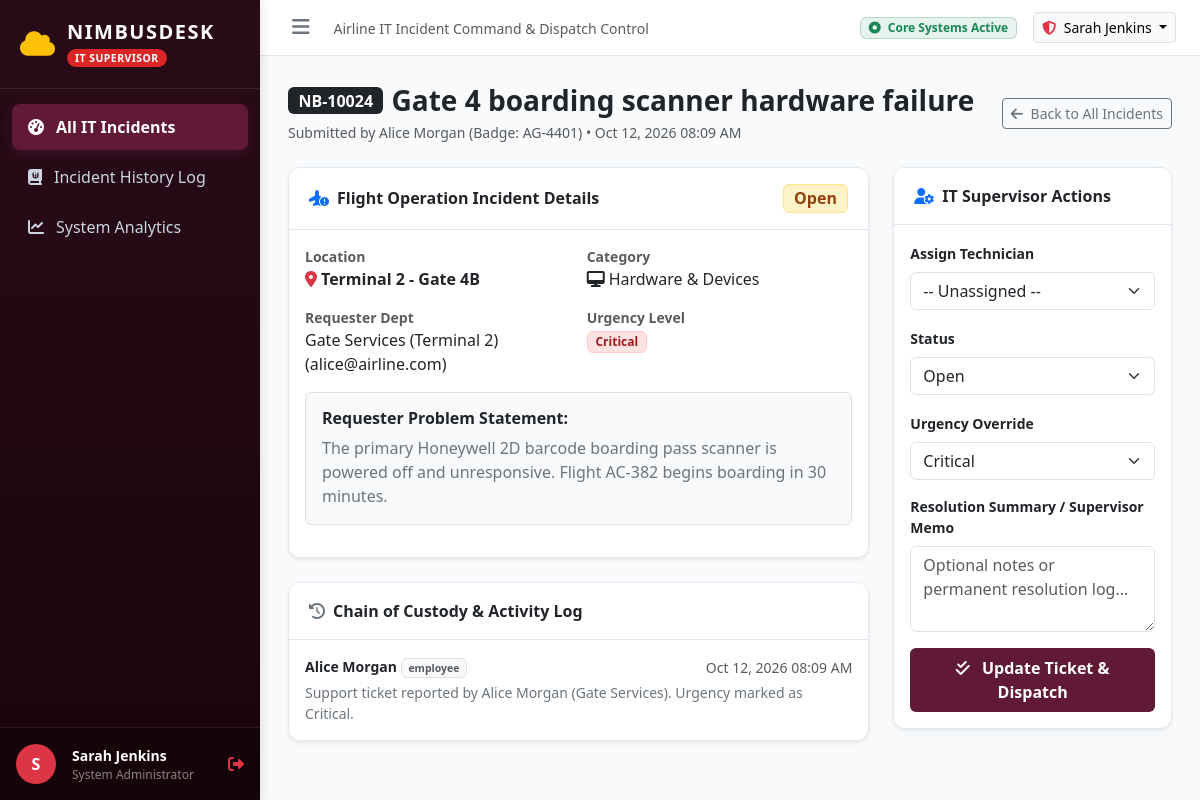
Page /admin/index.php?page=manage&id=1 (signed in) on the committed database.
### tables this page shows
CREATE TABLE IF NOT EXISTS `tickets` (
    `id` INT AUTO_INCREMENT PRIMARY KEY,
    `ticket_code` VARCHAR(20) NOT NULL UNIQUE,
    `user_id` INT NOT NULL,
    `category_id` INT NOT NULL,
    `urgency` ENUM('Low', 'Medium', 'High', 'Critical') NOT NULL DEFAULT 'Medium',
    `location` VARCHAR(150) NOT NULL,
    `subject` VARCHAR(255) NOT NULL,
    `description` TEXT NOT NULL,
    `attachment` VARCHAR(255) NULL,
    `status` ENUM('Open', 'In Progress', 'Resolved', 'Closed') NOT NULL DEFAULT 'Open',
    `assigned_to` INT NULL,
    `resolution_summary` TEXT NULL,
    `created_at` TIMESTAMP DEFAULT CURRENT_TIMESTAMP,
    `updated_at` TIMESTAMP DEFAULT CURRENT_TIMESTAMP ON UPDATE CURRENT_TIMESTAMP,
    `resolved_at` TIMESTAMP NULL,
    CONSTRAINT `fk_tickets_user` FOREIGN KEY (`user_id`) REFERENCES `users` (`id`) ON DELETE CASCADE,
    CONSTRAINT `fk_tickets_category` FOREIGN KEY (`category_id`) REFERENCES `categories` (`id`) ON DELETE RESTRICT,
    CONSTRAINT `fk_tickets_assigned` FOREIGN KEY (`assigned_to`) REFERENCES `users` (`id`) ON DELETE SET NULL
);

CREATE TABLE IF NOT EXISTS `users` (
    `id` INT AUTO_INCREMENT PRIMARY KEY,
    `name` VARCHAR(100) NOT NULL,
    `email` VARCHAR(100) NOT NULL UNIQUE,
    `password` VARCHAR(255) NOT NULL,
    `role` ENUM('employee', 'technician', 'admin') NOT NULL DEFAULT 'employee',
    `department` VARCHAR(100) NOT NULL,
    `badge_number` VARCHAR(50) NOT NULL,
    `created_at` TIMESTAMP DEFAULT CURRENT_TIMESTAMP
);

CREATE TABLE IF NOT EXISTS `categories` (
    `id` INT AUTO_INCREMENT PRIMARY KEY,
    `name` VARCHAR(100) NOT NULL,
    `description` VARCHAR(255) NULL,
    `icon` VARCHAR(50) DEFAULT 'fa-wrench'
);

CREATE TABLE IF NOT EXISTS `ticket_logs` (
    `id` INT AUTO_INCREMENT PRIMARY KEY,
    `ticket_id` INT NOT NULL,
    `user_id` INT NOT NULL,
    `action_type` VARCHAR(50) NOT NULL,
    `notes` TEXT NOT NULL,
    `created_at` TIMESTAMP DEFAULT CURRENT_TIMESTAMP,
    CONSTRAINT `fk_logs_ticket` FOREIGN KEY (`ticket_id`) REFERENCES `tickets` (`id`) ON DELETE CASCADE,
    CONSTRAINT `fk_logs_user` FOREIGN KEY (`user_id`) REFERENCES `users` (`id`) ON DELETE CASCADE
);

### config/db.php (called while the page is built)
<?php
require_once __DIR__ . '/config.php';
class Database {
    private static ?PDO $instance = null;
    public static function getConnection(): PDO {
        if (self::$instance === null) {
            $host = 'localhost';
            $user = 'root';
            $pass = '';
            $dbname = 'nimbusdesk';
            try {
                $dsn = "mysql:host={$host};dbname={$dbname};charset=utf8mb4";
                self::$instance = new PDO($dsn, $user, $pass, [
                    PDO::ATTR_ERRMODE => PDO::ERRMODE_EXCEPTION,
                    PDO::ATTR_DEFAULT_FETCH_MODE => PDO::FETCH_ASSOC,
                    PDO::ATTR_EMULATE_PREPARES => false,
                ]);
            } catch (PDOException $e) {
                if (str_contains($e->getMessage(), 'Unknown database')) {
                    require_once __DIR__ . '/../database/setup.php';
                    return self::getConnection();
                }
                throw $e;
            }
        }
        return self::$instance;
    }
}

### admin/stored_procs/AdminProcedures.php (called while the page is built, shortened)
<?php
require_once __DIR__ . '/../../config/db.php';
class AdminProcedures {
    private PDO $pdo;
    public function __construct() {
        $this->pdo = Database::getConnection();
    }
    public function getTicketDetails(int $ticketId): array {
        $stmt = $this->pdo->prepare("
            SELECT t.*, c.name AS category_name, c.icon AS category_icon,
                   u.name AS requester_name, u.department AS requester_dept, u.email AS requester_email, u.badge_number AS requester_badge,
                   tech.name AS technician_name, tech.id AS tech_id
            FROM tickets t
            INNER JOIN categories c ON t.category_id = c.id
            INNER JOIN users u ON t.user_id = u.id
            LEFT JOIN users tech ON t.assigned_to = tech.id
            WHERE t.id = ?
        ");
        $stmt->execute([$ticketId]);
        $ticket = $stmt->fetch();
        $logStmt = $this->pdo->prepare("
            SELECT l.*, u.name AS actor_name, u.role AS actor_role
            FROM ticket_logs l
            INNER JOIN users u ON l.user_id = u.id
            WHERE l.ticket_id = ?
            ORDER BY l.created_at ASC
        ");
        $logStmt->execute([$ticketId]);
        $logs = $logStmt->fetchAll();
        return [
            'ticket' => $ticket ?: null,
            'logs' => $logs
        ];
    }
}

### config/config.php (called while the page is built, shortened)
<?php
function url($path = '') {
    $trimmed = ltrim($path, '/');
    return BASE_URL . ($trimmed ? '/' . $trimmed : '');
}

### admin/views/manage_ticket.php (the view, shortened to what this page needs)
<div class="d-flex align-items-center justify-content-between mb-4">
    <div>
        <div class="d-flex align-items-center gap-2">
            <span class="badge bg-dark fs-6"><?= htmlspecialchars($ticket['ticket_code']) ?></span>
            <h3 class="fw-bold text-dark mb-0"><?= htmlspecialchars($ticket['subject']) ?></h3>
        </div>
        <p class="text-muted small mb-0 mt-1">Submitted by <?= htmlspecialchars($ticket['requester_name']) ?> (Badge: <?= htmlspecialchars($ticket['requester_badge']) ?>) &bull; <?= date('M d, Y h:i A', strtotime($ticket['created_at'])) ?></p>
    </div>
    <a href="<?= url('admin/index.php') ?>" class="btn btn-outline-secondary btn-sm">
        <i class="fa-solid fa-arrow-left me-1"></i> Back to All Incidents
    </a>
</div>
<div class="row g-4">
    <div class="col-lg-8">
        <div class="card shadow-sm mb-4">
            <div class="card-header bg-white d-flex justify-content-between align-items-center">
                <span class="fw-bold"><i class="fa-solid fa-plane-circle-exclamation text-primary me-2"></i>Flight Operation Incident Details</span>
                <span class="badge badge-status-<?= strtolower(str_replace(' ', '', $ticket['status'])) ?> fs-6"><?= htmlspecialchars($ticket['status']) ?></span>
            </div>
            <div class="card-body">
                <div class="row g-3 mb-3">
                    <div class="col-sm-6">
                        <small class="text-muted d-block fw-bold">Location</small>
                        <div class="text-dark fw-bold"><i class="fa-solid fa-location-dot text-danger me-1"></i><?= htmlspecialchars($ticket['location']) ?></div>
                    </div>
                    <div class="col-sm-6">
                        <small class="text-muted d-block fw-bold">Category</small>
                        <div><i class="fa-solid <?= htmlspecialchars($ticket['category_icon']) ?> me-1"></i><?= htmlspecialchars($ticket['category_name']) ?></div>
                    </div>
                    <div class="col-sm-6">
                        <small class="text-muted d-block fw-bold">Requester Dept</small>
                        <div><?= htmlspecialchars($ticket['requester_dept']) ?> (<?= htmlspecialchars($ticket['requester_email']) ?>)</div>
                    </div>
                    <div class="col-sm-6">
                        <small class="text-muted d-block fw-bold">Urgency Level</small>
                        <div><span class="badge badge-urgency-<?= strtolower($ticket['urgency']) ?>"><?= htmlspecialchars($ticket['urgency']) ?></span></div>
                    </div>
                </div>
                <div class="p-3 bg-light rounded border mb-3">
                    <h6 class="fw-bold text-dark mb-2">Requester Problem Statement:</h6>
                    <p class="mb-0 text-secondary" style="white-space: pre-wrap;"><?= htmlspecialchars($ticket['description']) ?></p>
                </div>
            </div>
        </div>
        <div class="card shadow-sm">
            <div class="card-header bg-white">
                <span class="fw-bold"><i class="fa-solid fa-clock-rotate-left text-secondary me-2"></i>Chain of Custody & Activity Log</span>
            </div>
            <div class="card-body">
                <div class="timeline">
                    <?php if (empty($logs)): ?>
                        <p class="text-muted text-center small mb-0">No activity logged.</p>
                    <?php else: ?>
                        <?php foreach ($logs as $log): ?>
                            <div class="timeline-event">
                                <div class="d-flex justify-content-between align-items-center mb-1">
                                    <span class="fw-bold text-dark small"><?= htmlspecialchars($log['actor_name']) ?> <span class="badge bg-light text-muted border"><?= htmlspecialchars($log['actor_role']) ?></span></span>
                                    <small class="text-muted"><?= date('M d, Y h:i A', strtotime($log['created_at'])) ?></small>
                                </div>
                                <div class="small text-secondary"><?= htmlspecialchars($log['notes']) ?></div>
                            </div>
                        <?php endforeach; ?>
                    <?php endif; ?>
                </div>
            </div>
        </div>
    </div>
    <div class="col-lg-4">
        <div class="card shadow-sm mb-4">
            <div class="card-header bg-white">
                <span class="fw-bold"><i class="fa-solid fa-user-gear text-primary me-2"></i>IT Supervisor Actions</span>
            </div>
            <div class="card-body">
                <form id="adminUpdateForm">
                    <div class="mb-3">
                        <label for="technician_id" class="form-label fw-bold small">Assign Technician</label>
                        <select name="technician_id" id="technician_id" class="form-select">
                            <option value="0">-- Unassigned --</option>
                        </select>
                    </div>
                    <div class="mb-3">
                        <label for="status" class="form-label fw-bold small">Status</label>
                        <select name="status" id="status" class="form-select">
                            <option value="Open" <?= ($ticket['status'] === 'Open') ? 'selected' : '' ?>>Open</option>
                        </select>
                    </div>
                    <div class="mb-3">
                        <label for="urgency" class="form-label fw-bold small">Urgency Override</label>
                        <select name="urgency" id="urgency" class="form-select">
                            <option value="Critical" <?= ($ticket['urgency'] === 'Critical') ? 'selected' : '' ?>>Critical</option>
                        </select>
                    </div>
                    <div class="mb-3">
                        <label for="resolution_note" class="form-label fw-bold small">Resolution Summary / Supervisor Memo</label>
                        <textarea name="resolution_note" id="resolution_note" rows="3" class="form-control" placeholder="Optional notes or permanent resolution log..."><?= htmlspecialchars($ticket['resolution_summary'] ?? '') ?></textarea>
                    </div>
                    <button type="submit" class="btn btn-nimbus w-100 py-2">
                        <i class="fa-solid fa-check-double me-2"></i> Update Ticket & Dispatch
                    </button>
                </form>
            </div>
        </div>
    </div>
</div>

### assets/css/global.css (style rules this page uses)
:root { --nimbus-maroon: #601a35; --nimbus-pink: #f191b5; --nimbus-dark: #2a0b18; --nimbus-darker: #19050e; --nimbus-bg: #f8fafc; --nimbus-surface: #ffffff; --nimbus-border: #e2e8f0; --urgency-critical: #dc2626; --urgency-high: #ea580c; --urgency-medium: #d97706; --urgency-low: #2563eb; --status-open: #f59e0b; --status-progress: #0284c7; --status-resolved: #10b981; --status-closed: #64748b; }
body { background-color: var(--nimbus-bg); font-family: 'Segoe UI', system-ui, -apple-system, sans-serif; color: #1e293b; margin: 0; padding: 0; }
.card { border-radius: 12px; border: 1px solid var(--nimbus-border); box-shadow: 0 2px 6px rgba(0, 0, 0, 0.02); overflow: hidden; }
.card-header { background: #fff; border-bottom: 1px solid var(--nimbus-border); padding: 16px 20px; font-weight: 600; }
.badge-status-open { background: #fef3c7; color: #92400e; font-weight: 600; border: 1px solid #fde68a; }
.badge-urgency-critical { background: #fee2e2; color: #991b1b; font-weight: 700; border: 1px solid #fecaca; }
.btn-nimbus { background: var(--nimbus-maroon); color: #fff; border: none; font-weight: 600; }

### rows in the picture
tickets: ticket_code "NB-10024", subject "Gate 4 boarding scanner hardware failure", user.name "Alice Morgan", user.badge_number "AG-4401", created_at "Oct 12, 2026 08:09 AM", status "Open", location "Terminal 2 - Gate 4B", category.name "Hardware & Devices", user.department "Gate Services (Terminal 2)", user.email "alice@airline.com", urgency "Critical", description "The primary Honeywell 2D barcode boarding pass scanner is powered off and unresponsive. Flight AC-382 begins boarding in 30 minutes."
ticket_logs: user.name "Alice Morgan", user.role "employee", created_at "Oct 12, 2026 08:09 AM", notes "Support ticket reported by Alice Morgan (Gate Services). Urgency marked as Critical."

### other values in the picture
substr($user['name'], 0, 1) "S"
$user['name'] "Sarah Jenkins"
